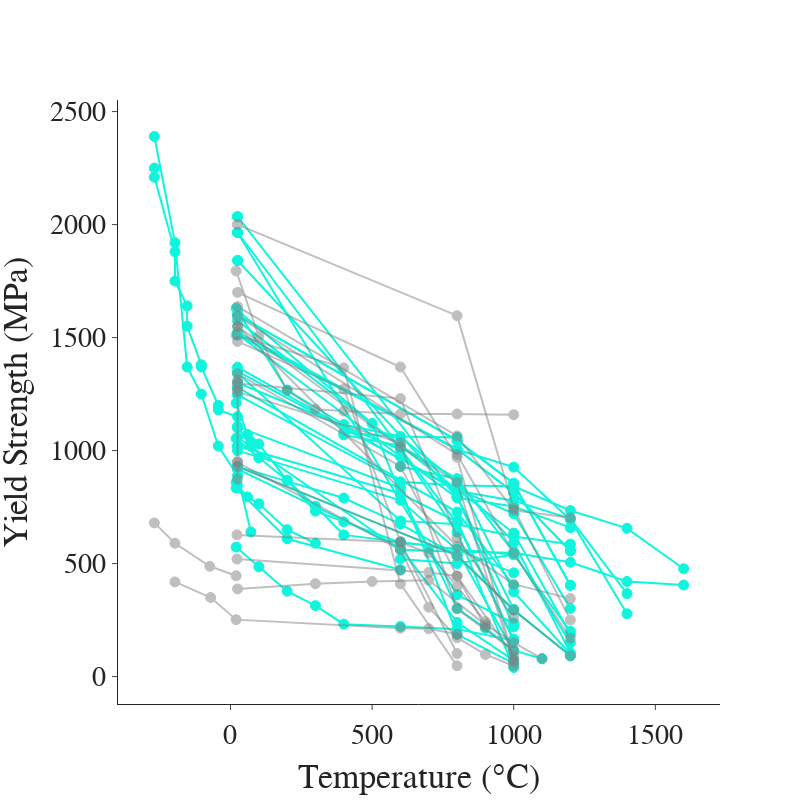
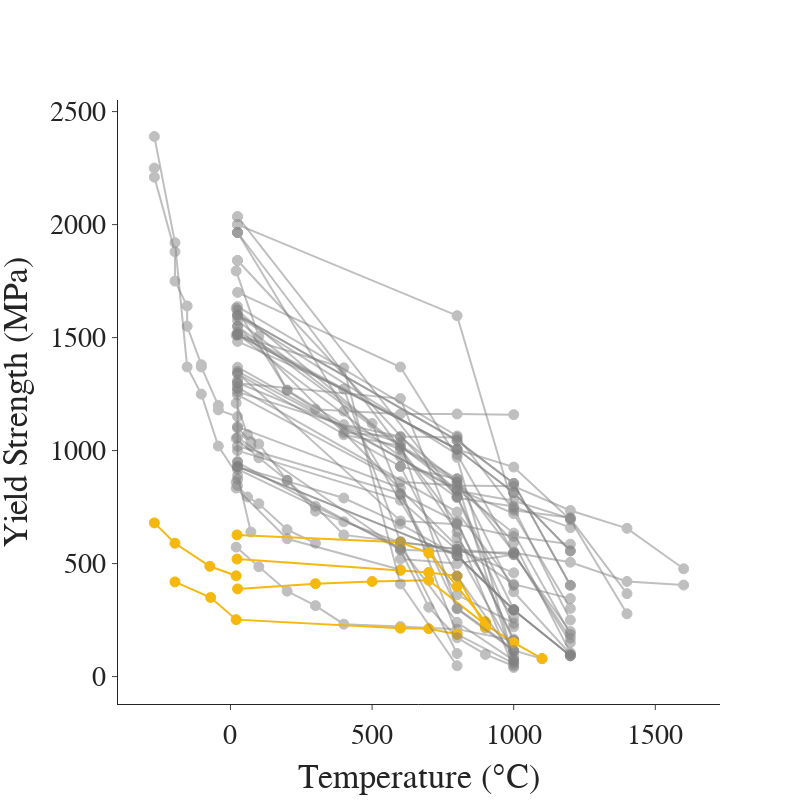
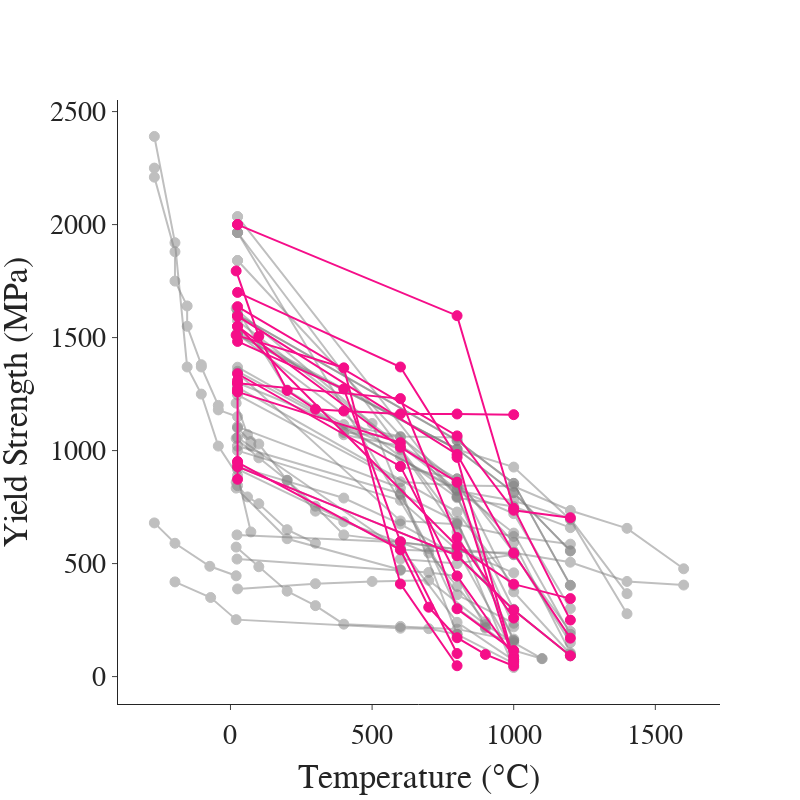

Notebook code cell kept with these figures, in order:
### Code cell
df_ys = df[df['PROPERTY: YS (MPa)'].notnull()]

df_ys_BCC = df_ys[df_ys['PROPERTY: BCC/FCC/other'] == 'BCC']
df_ys_FCC = df_ys[df_ys['PROPERTY: BCC/FCC/other'] == 'FCC']
df_ys_other = df_ys[df_ys['PROPERTY: BCC/FCC/other'] == 'other']
print(len(df_ys_BCC), len(df_ys_FCC), len(df_ys_other))

holdout_refs = ['Couzinie_17', 'Couzinie_41', 'Couzinie_39', 'J4', 'J24', 'J44', 'J47', 'J59', 'J87', 'J20', 'J26', 
                'J29', 'J51', 'J75', 'J79', 'J80', 'J85', 'J88', 'J134']

def plot_panel(bold='BCC'):
    
    if bold == 'BCC':
        bcc_color = '#0ef5de'
        fcc_color = 'grey'
        other_color = 'grey'
        bcc_opacity = 1
        fcc_opacity = 0.5
        other_opacity = 0.5
        
    if bold == 'FCC':
        bcc_color = 'grey'
        fcc_color = '#f5b80e'
        other_color = 'grey'
        bcc_opacity = 0.5
        fcc_opacity = 1
        other_opacity = 0.5
        
    if bold == 'other':
        bcc_color = 'grey'
        fcc_color = 'grey'
        other_color = '#f50e89'
        bcc_opacity = 0.5
        fcc_opacity = 0.5
        other_opacity = 1

        
    fig = go.Figure()

    for phase in ['BCC', 'FCC', 'other']:

        if phase == 'BCC':

            comp_ys_temp = {}
            for index, row in df_ys_BCC.iterrows():
                if row['REFERENCE: tag'] not in holdout_refs:
                    key = row['FORMULA']+'-'+str(row['PROPERTY: synthesis method'])+'-'+row['REFERENCE: tag']
                    if key not in comp_ys_temp.keys():
                        comp_ys_temp[key] = [(row['PROPERTY: Test temperature ($^\circ$C)'], row['PROPERTY: YS (MPa)'])]
                    else:
                        comp_ys_temp[key].append((row['PROPERTY: Test temperature ($^\circ$C)'], row['PROPERTY: YS (MPa)']))

            # sort
            for k,v in comp_ys_temp.items():
                v.sort(key = lambda x: x[0])  

            formatted_comp_ys_temp = {}
            for k,v in comp_ys_temp.items():
                v = [[i[0] for i in v], [i[1] for i in v]]
                formatted_comp_ys_temp[k] = v


            marker = dict(color = bcc_color, size = 10, line = dict(color = bcc_color, width = 1))

            for k,v in formatted_comp_ys_temp.items():
                if len(v[0]) > 3:
                    fig.add_trace(go.Scatter(x=v[0], y=v[1], mode='lines+markers', marker=marker, opacity=bcc_opacity, showlegend=False))
                    print(k, v)

        if phase == 'FCC':

            comp_ys_temp = {}
            for index, row in df_ys_FCC.iterrows():
                if row['REFERENCE: tag'] not in holdout_refs:
                    key = row['FORMULA']+'-'+str(row['PROPERTY: synthesis method'])+'-'+row['REFERENCE: tag']
                    if key not in comp_ys_temp.keys():
                        comp_ys_temp[key] = [(row['PROPERTY: Test temperature ($^\circ$C)'], row['PROPERTY: YS (MPa)'])]
                    else:
                        comp_ys_temp[key].append((row['PROPERTY: Test temperature ($^\circ$C)'], row['PROPERTY: YS (MPa)']))

            # sort
            for k,v in comp_ys_temp.items():
                v.sort(key = lambda x: x[0])  

            formatted_comp_ys_temp = {}
            for k,v in comp_ys_temp.items():
                v = [[i[0] for i in v], [i[1] for i in v]]
                formatted_comp_ys_temp[k] = v


            marker = dict(color = fcc_color, size = 10, line = dict(color = fcc_color, width = 1))

            for k,v in formatted_comp_ys_temp.items():
                if len(v[0]) > 3:
                    fig.add_trace(go.Scatter(x=v[0], y=v[1], mode='lines+markers', marker=marker, opacity=fcc_opacity, showlegend=False))
                    # print(k, v)


        if phase == 'other':

            comp_ys_temp = {}
            for index, row in df_ys_other.iterrows():
                if row['REFERENCE: tag'] not in holdout_refs:
                    key = row['FORMULA']+'-'+str(row['PROPERTY: synthesis method'])+'-'+row['REFERENCE: tag']
                    if key not in comp_ys_temp.keys():
                        comp_ys_temp[key] = [(row['PROPERTY: Test temperature ($^\circ$C)'], row['PROPERTY: YS (MPa)'])]
                    else:
                        comp_ys_temp[key].append((row['PROPERTY: Test temperature ($^\circ$C)'], row['PROPERTY: YS (MPa)']))

            # sort
            for k,v in comp_ys_temp.items():
                v.sort(key = lambda x: x[0])  

            formatted_comp_ys_temp = {}
            for k,v in comp_ys_temp.items():
                v = [[i[0] for i in v], [i[1] for i in v]]
                formatted_comp_ys_temp[k] = v


            marker = dict(color = other_color, size = 10, line = dict(color = other_color, width = 1))

            for k,v in formatted_comp_ys_temp.items():
                if len(v[0]) > 3:
                    fig.add_trace(go.Scatter(x=v[0], y=v[1], mode='lines+markers', marker=marker, opacity=other_opacity, showlegend=False))
                    # print(k, v)


    fig.update_layout(font=dict(family="Barlow Semi Condensed", size=28), xaxis_title='Temperature (°C)', yaxis_title='Yield Strength (MPa)')
    fig.update_layout(width=800, height=800)
    fig.write_image("figures/YS_temp_{}.png".format(bold))
    fig.show()
plot_panel(bold='BCC')
plot_panel(bold='FCC')
plot_panel(bold='other')
